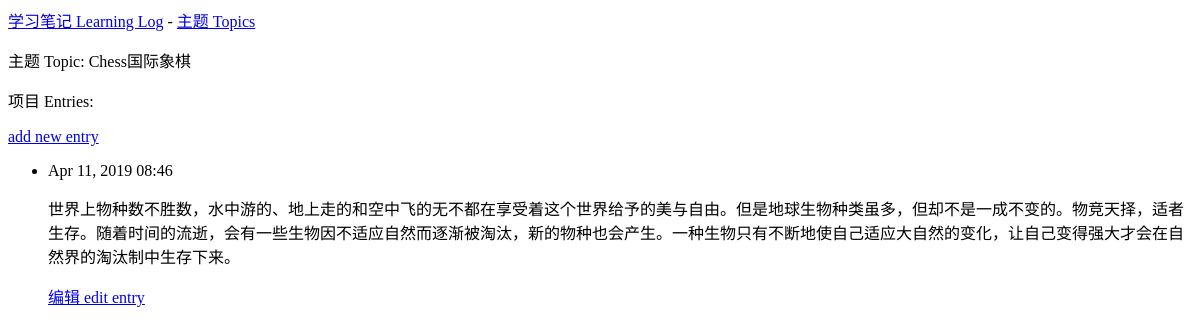
The page /topics/1/ on the database as committed earlier.
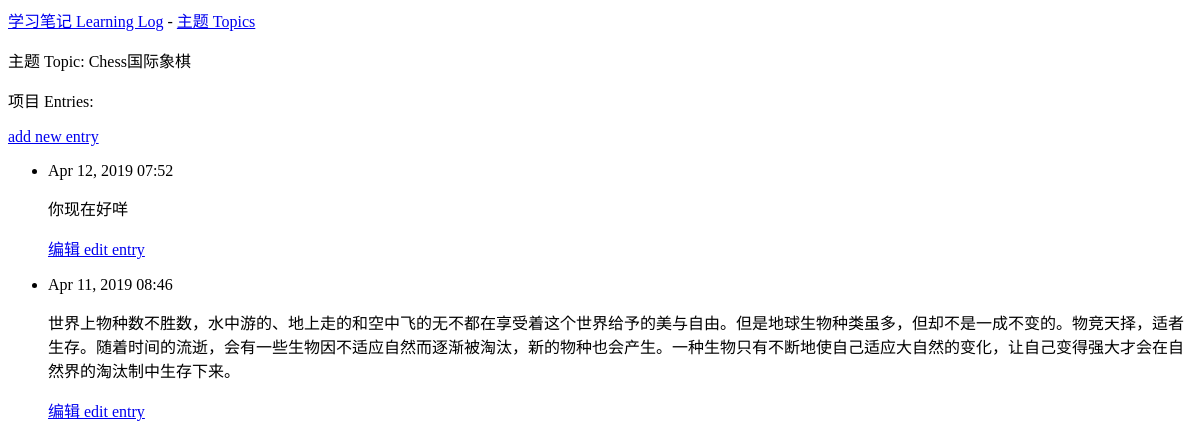
The same page on the database as committed later.
### learning_logs/models.py (models this page shows, shortened)
class Entry(models.Model):
    topic = models.ForeignKey(Topic, on_delete=models.CASCADE)
    text = models.TextField()
    date_added = models.DateTimeField(auto_now_add=True)
    class Meta:
        verbose_name_plural = 'entries'

### learning_logs/views.py (the view)
# urls.py: path('topics/<topic_id>/', views.topic, name='topic'),
def topic(request, topic_id):
    topic = Topic.objects.get(id=topic_id)
    entries = topic.entry_set.order_by('-date_added')
    context = {'topic': topic, 'entries': entries}
    return render(request, 'learning_logs/topic.html', context)

### learning_logs/models.py (called while the page is built)
    def __str__(self):
        return self.text

### learning_logs/templates/learning_logs/topic.html
{% extends 'learning_logs/base.html' %}
{% block content %}
<p>主题 Topic: {{ topic }}</p>
<p>项目 Entries:</p>
<p>
    <a href="{% url 'learning_logs:new_entry' topic.id %}">add new entry</a>
</p>
<ul>
    {% for entry in entries %}
    <li>
        <p>{{ entry.date_added|date:'M d, Y H:i' }}</p>
        <p>{{ entry.text|linebreaks }}</p>
        <p>
            <a href="{% url 'learning_logs:edit_entry' entry.id %}">编辑 edit entry</a>
        </p>
    </li>
    {% empty %}
    <li>您还未添加任何主题喔 No topics have been added yet.</li>
    {% endfor %}
</ul>
{% endblock content %}

Rows that differ between the two databases and show on the page:
added Entry: date_added "Apr 12, 2019 07:52", text "你现在好咩"
